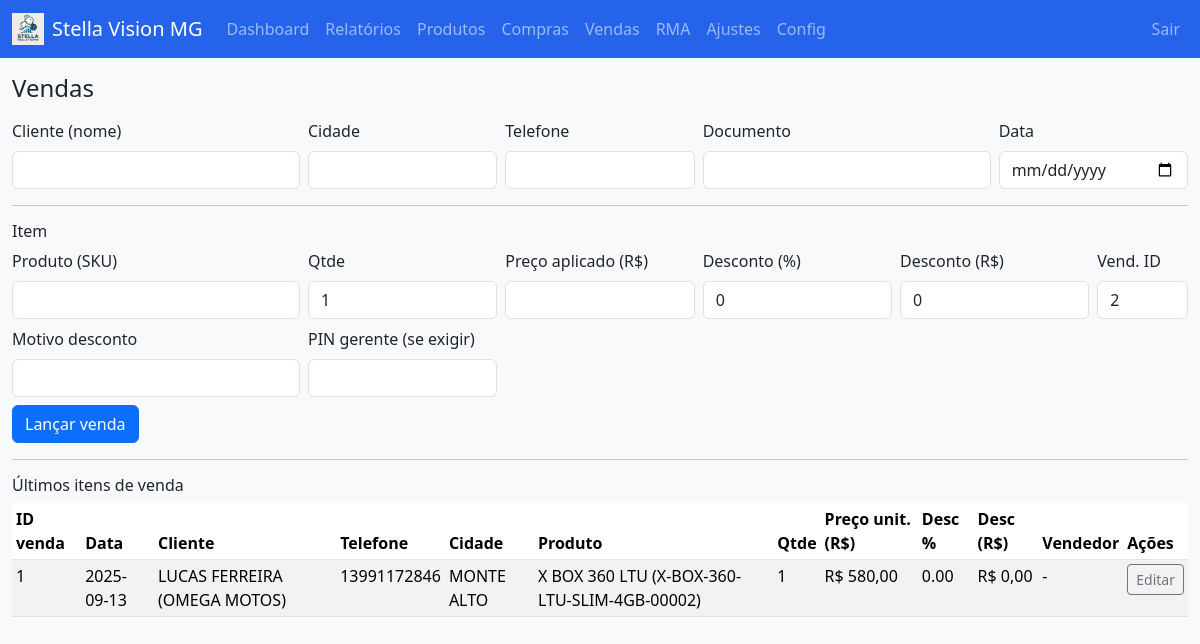
Screenshot of /vendas (signed in) with the database file from the repository.
### tables this page shows
CREATE TABLE sale_items(
  id INTEGER PRIMARY KEY AUTOINCREMENT,
  sale_id INTEGER, product_id INTEGER, qtde INTEGER,
  preco_lista_snap REAL, preco_unit REAL,
  desconto_valor REAL, desconto_pct REAL,
  custo_snap REAL,
  FOREIGN KEY(sale_id) REFERENCES sales(id),
  FOREIGN KEY(product_id) REFERENCES products(id)
);

CREATE TABLE sales(
  id INTEGER PRIMARY KEY AUTOINCREMENT,
  data TEXT, customer_id INTEGER, vendedor_id INTEGER,
  desconto_valor_total REAL, desconto_pct_total REAL,
  motivo_desconto TEXT, pin_aprovacao TEXT, cidade_snapshot TEXT,
  FOREIGN KEY(customer_id) REFERENCES customers(id),
  FOREIGN KEY(vendedor_id) REFERENCES users(id)
);

CREATE TABLE customers(
  id INTEGER PRIMARY KEY AUTOINCREMENT,
  nome TEXT NOT NULL,
  cidade TEXT, telefone TEXT, email TEXT, doc TEXT
);

CREATE TABLE products(
  id INTEGER PRIMARY KEY AUTOINCREMENT,
  sku TEXT UNIQUE NOT NULL,
  nome TEXT NOT NULL,
  categoria TEXT,
  plataforma TEXT, modelo TEXT, capacidade TEXT, cor TEXT, regiao TEXT, condicao TEXT,
  preco_lista REAL DEFAULT 0,
  custo_base REAL,
  estoque_minimo INTEGER DEFAULT 0,
  estoque_atual INTEGER DEFAULT 0,
  created_at TEXT, updated_at TEXT
, supplier_id INTEGER REFERENCES suppliers(id));

### app.py (the view, shortened to what this page needs)
@app.route("/vendas", methods=["GET","POST"])
def vendas():
    with conn() as c:
        vendas = c.execute(
            """
            SELECT
              si.id AS sale_item_id,
              s.id AS sale_id,
              s.data AS data,
              c.nome AS cliente,
              c.telefone AS telefone,
              s.cidade_snapshot AS cidade,
              u.nome AS vendedor,
              p.nome AS produto,
              p.sku AS sku,
              si.qtde AS qtde,
              si.preco_unit AS preco_unit,
              si.desconto_pct AS desconto_pct,
              si.desconto_valor AS desconto_valor
            FROM sales s
            JOIN sale_items si ON si.sale_id = s.id
            JOIN products p ON p.id = si.product_id
            LEFT JOIN customers c ON c.id = s.customer_id
            LEFT JOIN users u ON u.id = s.vendedor_id
            ORDER BY s.id DESC, si.id DESC
            LIMIT 50
            """,
        ).fetchall()
    return render_template("vendas.html", vendas=vendas)

### app.py (called while the page is built)
@app.before_request
def require_login():
    exempt = {"login", "logout", "static"}
    if request.endpoint and (request.endpoint in exempt or request.endpoint.startswith("static")):
        return
    user_id = session.get("user_id")
    if not user_id:
        return redirect(url_for("login"))
    global CURRENT_USER_ID
    CURRENT_USER_ID = user_id

def conn():
    c = sqlite3.connect(DB_PATH)
    c.row_factory = sqlite3.Row
    return c

def br_money(v):
    if v is None: v = 0
    return f"R$ {v:,.2f}".replace(",", "X").replace(".", ",").replace("X", ".")

@app.context_processor
def inject_helpers():
    def q_toggle_top(metric):
        args = request.args.to_dict()
        args["top"] = metric
        return "&".join([f"{k}={v}" for k,v in args.items()])
    return {"br_money": br_money, "q_toggle_top": q_toggle_top}

### templates/vendas.html (shortened to what this page needs)
{% extends "base.html" %}
{% block content %}
<h4 class="mb-3">Vendas</h4>
<form method="post" action="/vendas">
  <div class="row g-2">
    <div class="col-md-3"><label class="form-label">Cliente (nome)</label><input name="cliente_nome" class="form-control" required></div>
    <div class="col-md-2"><label class="form-label">Cidade</label><input name="cliente_cidade" class="form-control"></div>
    <div class="col-md-2"><label class="form-label">Telefone</label><input name="cliente_telefone" class="form-control"></div>
    <div class="col-md-3"><label class="form-label">Documento</label><input name="cliente_doc" class="form-control"></div>
    <div class="col-md-2"><label class="form-label">Data</label><input type="date" name="data" class="form-control" required></div>
  </div>
  <hr>
  <h6>Item</h6>
  <div class="row g-2">
    <div class="col-md-3">
      <label class="form-label">Produto (SKU)</label>
      <input name="product_sku" id="product_sku" class="form-control" list="product-suggestions" autocomplete="off" required>
    </div>
    <div class="col-md-2"><label class="form-label">Qtde</label><input type="number" name="qtde" class="form-control" value="1"></div>
    <div class="col-md-2"><label class="form-label">Preço aplicado (R$)</label><input type="number" step="0.01" name="preco_unit" class="form-control" required></div>
    <div class="col-md-2"><label class="form-label">Desconto (%)</label><input type="number" step="0.01" name="desconto_pct" class="form-control" value="0"></div>
    <div class="col-md-2"><label class="form-label">Desconto (R$)</label><input type="number" step="0.01" name="desconto_valor" class="form-control" value="0"></div>
    <div class="col-md-1"><label class="form-label">Vend. ID</label><input type="number" name="vendedor_id" class="form-control" value="2"></div>
    <div class="col-md-3"><label class="form-label">Motivo desconto</label><input name="motivo_desconto" class="form-control"></div>
    <div class="col-md-2"><label class="form-label">PIN gerente (se exigir)</label><input name="pin_aprovacao" class="form-control"></div>
  </div>
  <button class="btn btn-primary mt-2">Lançar venda</button>
</form>
<hr>
<h6>Últimos itens de venda</h6>
<table class="table table-sm table-striped">
  <thead>
    <tr>
      <th>ID venda</th>
      <th>Data</th>
      <th>Cliente</th>
      <th>Telefone</th>
      <th>Cidade</th>
      <th>Produto</th>
      <th>Qtde</th>
      <th>Preço unit. (R$)</th>
      <th>Desc %</th>
      <th>Desc (R$)</th>
      <th>Vendedor</th>
      <th>Ações</th>
    </tr>
  </thead>
  <tbody>
    {% for s in vendas %}
    <tr>
      <td>{{ s.sale_id }}</td>
      <td>{{ s.data }}</td>
      <td>{{ s.cliente or '-' }}</td>
      <td>{{ s.telefone or '-' }}</td>
      <td>{{ s.cidade or '-' }}</td>
      <td>{{ s.produto }} ({{ s.sku }})</td>
      <td>{{ s.qtde }}</td>
      <td>{{ br_money(s.preco_unit) }}</td>
      <td>{{ "{:.2f}".format(s.desconto_pct or 0) }}</td>
      <td>{{ br_money(s.desconto_valor or 0) }}</td>
      <td>{{ s.vendedor or '-' }}</td>
      <td><a href="{{ url_for('venda_edit', sale_id=s.sale_id) }}" class="btn btn-sm btn-outline-secondary">Editar</a></td>
    </tr>
    {% endfor %}
  </tbody>
</table>
{% endblock %}

### static/css/style.css (style rules this page uses)
:root { --primary:#2563eb; --success:#16a34a; --warn:#f59e0b; --danger:#dc2626; --muted:#64748b; }

### rows the page displays
sale_items: sale_id "1", data "2025-09-13", nome "LUCAS FERREIRA (OMEGA MOTOS)", telefone "13991172846", cidade_snapshot "MONTE ALTO", produto "X BOX 360 LTU", sku "X-BOX-360-LTU-SLIM-4GB-00002", qtde "1", preco_unit "R$ 580,00", desconto_pct "0.00", desconto_valor "R$ 0,00", vendedor "-"
